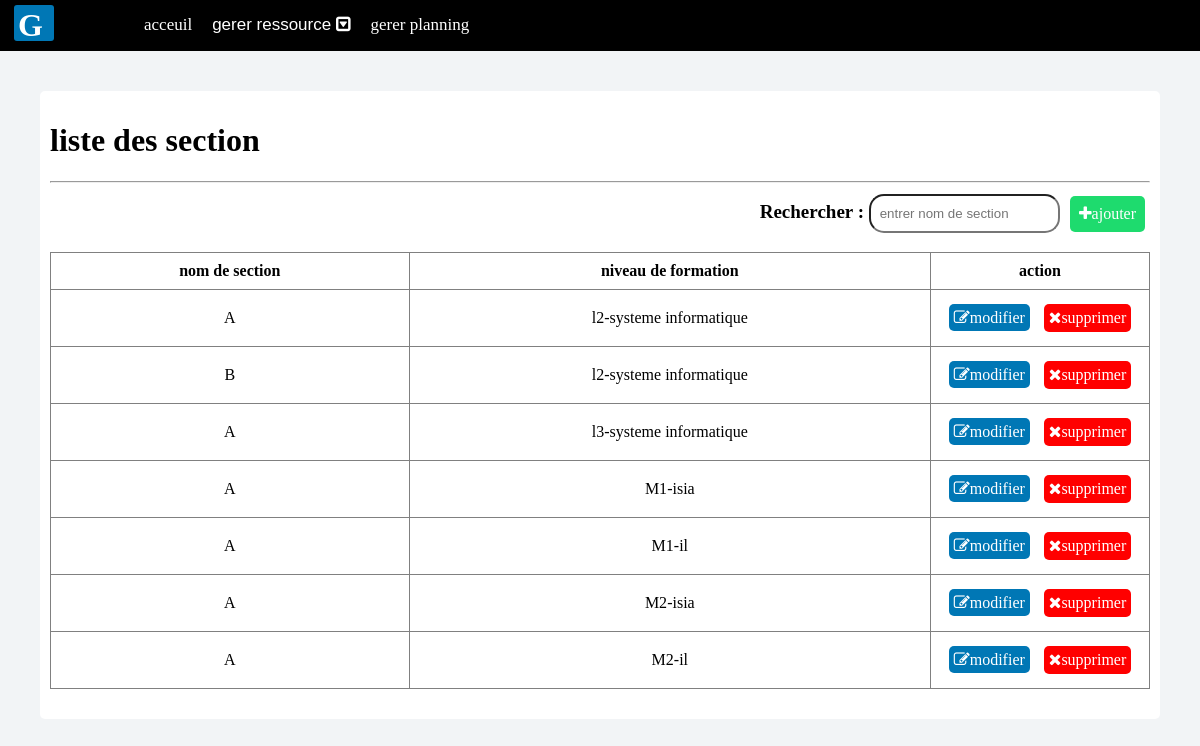
The app's page /crud4ss.php, older data.
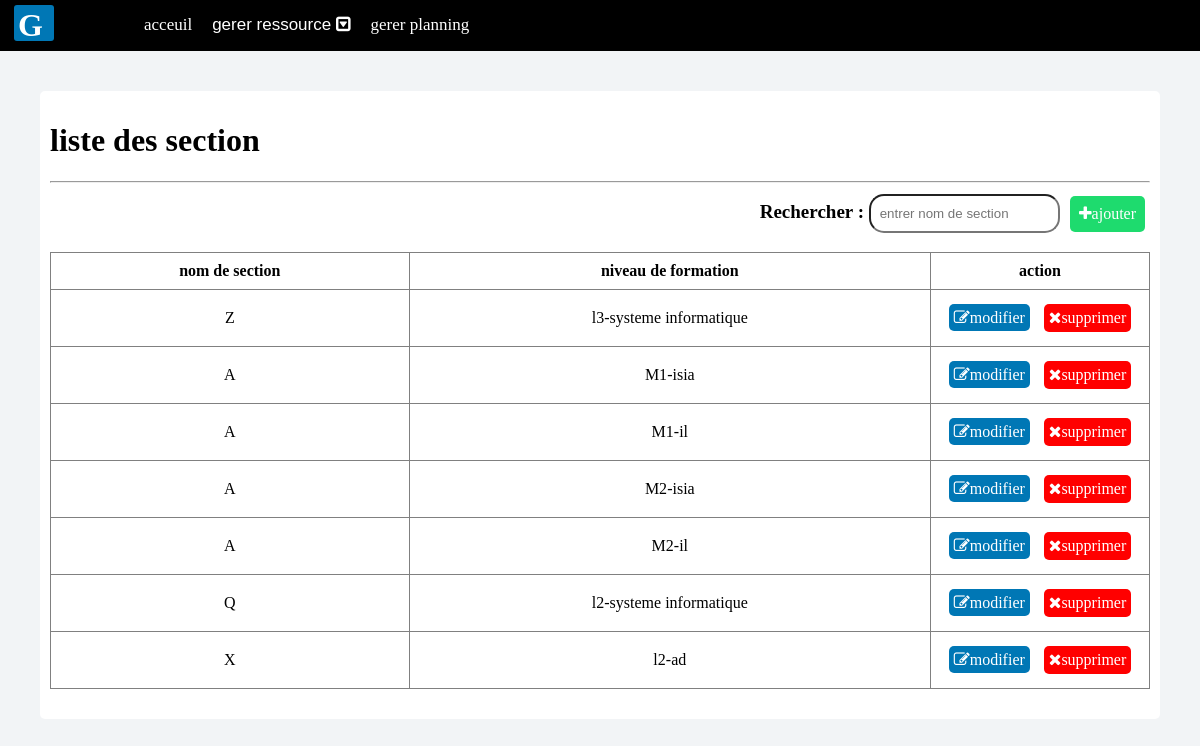
The same page, newer data.
### tables this page shows
CREATE TABLE `section` (
  `id_section` int(11) NOT NULL,
  `nom_section` varchar(1) NOT NULL,
  `id_n` int(11) DEFAULT NULL
);

CREATE TABLE `niveau_de_formation` (
  `id_n` int(11) NOT NULL,
  `nom_n` enum('l3','l2','M1','M2') NOT NULL,
  `specialité` varchar(45) NOT NULL
);

### crud4ss.php (the view, shortened to what this page needs)
<!DOCTYPE html>
<html>
<head>
		<link rel="stylesheet" type="text/css" href="pA.css">
			<link rel="stylesheet" href="https://maxcdn.bootstrapcdn.com/font-awesome/4.7.0/css/font-awesome.min.css">
</head>
<body>
 <?php require_once 'dash.php'; ?>
	<div class="io">
<h1>liste des section</h1>
<hr>
 <div class="df">
	 	<label> Rechercher : </label>
	 	 <input type="text" id="myInput" onkeyup="myFunction()" placeholder=" entrer nom de section ">
	  <a id="rsw" href="ajouter_ss.php"><i class="fa fa-plus"></i>ajouter</a>
	 </div>
<table border="1" width="100%" id="myTable">
	<tr>
		<th>nom de section</th>
		<th>niveau de formation</th>
	<th id="at">action</th>
	</tr>
	 <?php
  require_once 'model.php';
  $q=$bd->query("select * from section");
  while ($t=$q->fetch()){
  	$d=$bd->query("select * from niveau_de_formation where id_n=".$t['id_n']);
  	$d=$d->fetch();
  ?>
  <tr>
	<td><?php echo $t['nom_section'];?></td>
	<td><?php echo $d['nom_n']."-".$d['specialité'];?></td>
		<td>
<a id="ml" href="modifier_ss.php?ids=<?php echo $t['id_section'];?>&ns=<?php echo $t['nom_section'];?>&n=<?php echo $t['id_n'];?>&nn=<?php echo $d['nom_n'];?>&se=<?php echo $d['specialité'];?>"><i class="fa fa-edit"></i>modifier</a>
			<button id="s" type="button" onclick="delete_r('delete_ss.php?id=',<?php echo $t['id_section'];?> )"><i class="fa fa-times"></i>supprimer</button></td>
		<?php }
  ?></tr>
	</div>
</body>
</html>

Row changes from the older to the newer data that the page shows:
removed section: nom_section "A", id_n.nom_n "l2", id_n.specialité "systeme informatique"
removed section: nom_section "B", id_n.nom_n "l2", id_n.specialité "systeme informatique"
changed section (number 1 of 7 on the later page): nom_section "A" → "Z"
added section: nom_section "Q", id_n.nom_n "l2", id_n.specialité "systeme informatique"
added section: nom_section "X", id_n.nom_n "l2", id_n.specialité "ad"
